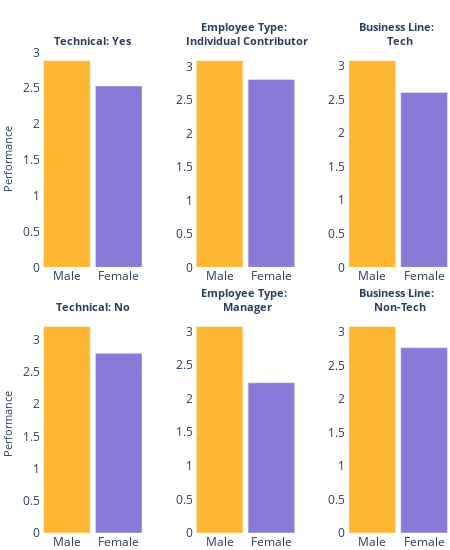

The notebook cell this image was saved under:
### Code cell
fig = bar_plot('PERFORMANCE_RATING','Performance')

### Figure 1 — Plotly figure (JSON) as saved in the notebook; plotly's stock layout.template omitted (floating-point values rounded to 4 significant figures)
{"data": [{"marker": {"color": "orange"}, "name": "Male", "opacity": 0.8, "showlegend": false, "type": "bar", "x": ["Male"], "xaxis": "x", "y": [2.881], "yaxis": "y"}, {"marker": {"color": "slateblue"}, "name": "Female", "opacity": 0.8, "showlegend": false, "type": "bar", "x": ["Female"], "xaxis": "x", "y": [2.531], "yaxis": "y"}, {"marker": {"color": "orange"}, "name": "Male", "opacity": 0.8, "showlegend": false, "type": "bar", "x": ["Male"], "xaxis": "x4", "y": [3.206], "yaxis": "y4"}, {"marker": {"color": "slateblue"}, "name": "Female", "opacity": 0.8, "showlegend": false, "type": "bar", "x": ["Female"], "xaxis": "x4", "y": [2.789], "yaxis": "y4"}, {"marker": {"color": "orange"}, "name": "Male", "opacity": 0.8, "showlegend": false, "type": "bar", "x": ["Male"], "xaxis": "x2", "y": [3.084], "yaxis": "y2"}, {"marker": {"color": "slateblue"}, "name": "Female", "opacity": 0.8, "showlegend": false, "type": "bar", "x": ["Female"], "xaxis": "x2", "y": [2.806], "yaxis": "y2"}, {"marker": {"color": "orange"}, "name": "Male", "opacity": 0.8, "showlegend": false, "type": "bar", "x": ["Male"], "xaxis": "x5", "y": [3.071], "yaxis": "y5"}, {"marker": {"color": "slateblue"}, "name": "Female", "opacity": 0.8, "showlegend": false, "type": "bar", "x": ["Female"], "xaxis": "x5", "y": [2.235], "yaxis": "y5"}, {"marker": {"color": "orange"}, "name": "Male", "opacity": 0.8, "showlegend": false, "type": "bar", "x": ["Male"], "xaxis": "x3", "y": [3.079], "yaxis": "y3"}, {"marker": {"color": "slateblue"}, "name": "Female", "opacity": 0.8, "showlegend": false, "type": "bar", "x": ["Female"], "xaxis": "x3", "y": [2.608], "yaxis": "y3"}, {"marker": {"color": "orange"}, "name": "Male", "opacity": 0.8, "showlegend": false, "type": "bar", "x": ["Male"], "xaxis": "x6", "y": [3.084], "yaxis": "y6"}, {"marker": {"color": "slateblue"}, "name": "Female", "opacity": 0.8, "showlegend": false, "type": "bar", "x": ["Female"], "xaxis": "x6", "y": [2.768], "yaxis": "y6"}], "layout": {"annotations": [{"font": {"size": 11}, "showarrow": false, "text": "<b>Technical: Yes</b>", "x": 0.1267, "xanchor": "center", "xref": "paper", "y": 1, "yanchor": "bottom", "yref": "paper"}, {"font": {"size": 11}, "showarrow": false, "text": "<b>Employee Type: <br> Individual Contributor</b>", "x": 0.5, "xanchor": "center", "xref": "paper", "y": 1, "yanchor": "bottom", "yref": "paper"}, {"font": {"size": 11}, "showarrow": false, "text": "<b>Business Line: <br> Tech</b>", "x": 0.8733, "xanchor": "center", "xref": "paper", "y": 1, "yanchor": "bottom", "yref": "paper"}, {"font": {"size": 11}, "showarrow": false, "text": "<b>Technical: No</b>", "x": 0.1267, "xanchor": "center", "xref": "paper", "y": 0.45, "yanchor": "bottom", "yref": "paper"}, {"font": {"size": 11}, "showarrow": false, "text": "<b>Employee Type: <br> Manager</b>", "x": 0.5, "xanchor": "center", "xref": "paper", "y": 0.45, "yanchor": "bottom", "yref": "paper"}, {"font": {"size": 11}, "showarrow": false, "text": "<b>Business Line: <br> Non-Tech</b>", "x": 0.8733, "xanchor": "center", "xref": "paper", "y": 0.45, "yanchor": "bottom", "yref": "paper"}], "bargap": 0.1, "barmode": "overlay", "height": 550, "margin": {"b": 0, "l": 0, "r": 0, "t": 50}, "plot_bgcolor": "rgba(0,0,0,0)", "showlegend": false, "width": 450, "xaxis": {"anchor": "y", "domain": [0, 0.2533], "gridcolor": "#EEEEEE", "gridwidth": 0.1, "nticks": 10, "showgrid": true, "title": {"font": {"size": 11}}}, "xaxis2": {"anchor": "y2", "domain": [0.3733, 0.6267], "gridcolor": "#EEEEEE", "gridwidth": 0.1, "nticks": 10, "showgrid": true, "title": {"font": {"size": 11}}}, "xaxis3": {"anchor": "y3", "domain": [0.7467, 1], "gridcolor": "#EEEEEE", "gridwidth": 0.1, "nticks": 10, "showgrid": true, "title": {"font": {"size": 11}}}, "xaxis4": {"anchor": "y4", "domain": [0, 0.2533], "gridcolor": "#EEEEEE", "gridwidth": 0.1, "nticks": 10, "showgrid": true, "title": {"font": {"size": 11}}}, "xaxis5": {"anchor": "y5", "domain": [0.3733, 0.6267], "gridcolor": "#EEEEEE", "gridwidth": 0.1, "nticks": 10, "showgrid": true, "title": {"font": {"size": 11}}}, "xaxis6": {"anchor": "y6", "domain": [0.7467, 1], "gridcolor": "#EEEEEE", "gridwidth": 0.1, "nticks": 10, "showgrid": true, "title": {"font": {"size": 11}}}, "yaxis": {"anchor": "x", "domain": [0.55, 1], "gridcolor": "#EEEEEE", "gridwidth": 0.1, "nticks": 10, "showgrid": true, "title": {"font": {"size": 11}, "text": "Performance"}}, "yaxis2": {"anchor": "x2", "domain": [0.55, 1], "gridcolor": "#EEEEEE", "gridwidth": 0.1, "nticks": 10, "showgrid": true, "title": {"font": {"size": 11}}}, "yaxis3": {"anchor": "x3", "domain": [0.55, 1], "gridcolor": "#EEEEEE", "gridwidth": 0.1, "nticks": 10, "showgrid": true, "title": {"font": {"size": 11}}}, "yaxis4": {"anchor": "x4", "domain": [0, 0.45], "gridcolor": "#EEEEEE", "gridwidth": 0.1, "nticks": 10, "showgrid": true, "title": {"font": {"size": 11}, "text": "Performance"}}, "yaxis5": {"anchor": "x5", "domain": [0, 0.45], "gridcolor": "#EEEEEE", "gridwidth": 0.1, "nticks": 10, "showgrid": true, "title": {"font": {"size": 11}}}, "yaxis6": {"anchor": "x6", "domain": [0, 0.45], "gridcolor": "#EEEEEE", "gridwidth": 0.1, "nticks": 10, "showgrid": true, "title": {"font": {"size": 11}}}}}
